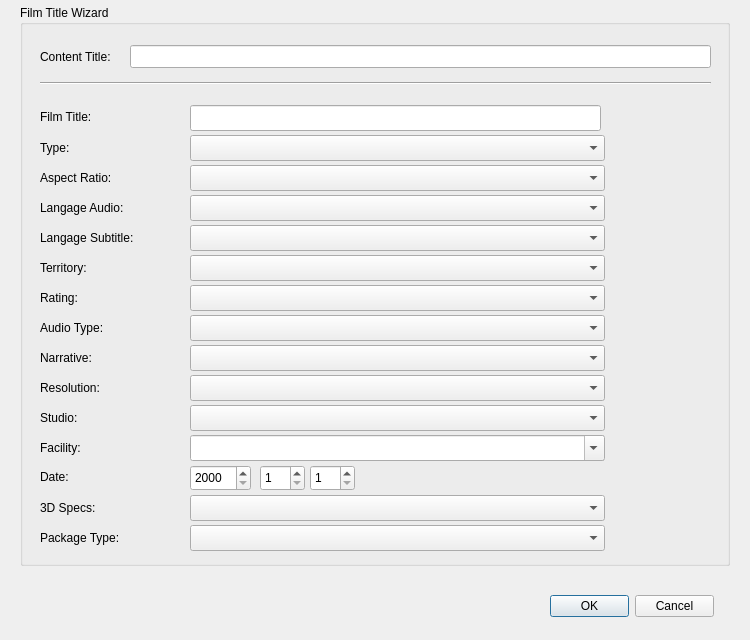
<?xml version="1.0" encoding="UTF-8"?>
<ui version="4.0">
 <class>GenerateTitle</class>
 <widget class="QDialog" name="GenerateTitle">
  <property name="geometry">
   <rect>
    <x>0</x>
    <y>0</y>
    <width>750</width>
    <height>640</height>
   </rect>
  </property>
  <property name="windowTitle">
   <string>Dialog</string>
  </property>
  <widget class="QGroupBox" name="groupBox">
   <property name="geometry">
    <rect>
     <x>20</x>
     <y>5</y>
     <width>710</width>
     <height>561</height>
    </rect>
   </property>
   <property name="title">
    <string>Film Title Wizard</string>
   </property>
   <widget class="QLabel" name="contentLabel">
    <property name="geometry">
     <rect>
      <x>20</x>
      <y>40</y>
      <width>91</width>
      <height>23</height>
     </rect>
    </property>
    <property name="text">
     <string>Content Title:</string>
    </property>
   </widget>
   <widget class="QLineEdit" name="contentEdit">
    <property name="geometry">
     <rect>
      <x>110</x>
      <y>40</y>
      <width>581</width>
      <height>23</height>
     </rect>
    </property>
    <property name="font">
     <font>
      <family>Courier</family>
     </font>
    </property>
    <property name="text">
     <string notr="true"/>
    </property>
    <property name="maxLength">
     <number>80</number>
    </property>
    <property name="readOnly">
     <bool>true</bool>
    </property>
   </widget>
   <widget class="QLabel" name="aspectLabel">
    <property name="geometry">
     <rect>
      <x>20</x>
      <y>160</y>
      <width>150</width>
      <height>26</height>
     </rect>
    </property>
    <property name="text">
     <string>Aspect Ratio:</string>
    </property>
   </widget>
   <widget class="QComboBox" name="aspectComboBox">
    <property name="geometry">
     <rect>
      <x>170</x>
      <y>160</y>
      <width>415</width>
      <height>26</height>
     </rect>
    </property>
    <property name="font">
     <font>
      <family>Courier</family>
     </font>
    </property>
    <item>
     <property name="text">
      <string/>
     </property>
    </item>
   </widget>
   <widget class="QLabel" name="filmLabel">
    <property name="geometry">
     <rect>
      <x>20</x>
      <y>100</y>
      <width>150</width>
      <height>23</height>
     </rect>
    </property>
    <property name="text">
     <string>Film Title:</string>
    </property>
   </widget>
   <widget class="QLabel" name="ratingLabel">
    <property name="geometry">
     <rect>
      <x>20</x>
      <y>280</y>
      <width>150</width>
      <height>26</height>
     </rect>
    </property>
    <property name="text">
     <string>Rating:</string>
    </property>
   </widget>
   <widget class="QComboBox" name="ratingComboBox">
    <property name="geometry">
     <rect>
      <x>170</x>
      <y>280</y>
      <width>415</width>
      <height>26</height>
     </rect>
    </property>
    <property name="font">
     <font>
      <family>Courier</family>
     </font>
    </property>
    <property name="acceptDrops">
     <bool>false</bool>
    </property>
    <property name="maxVisibleItems">
     <number>10</number>
    </property>
    <property name="sizeAdjustPolicy">
     <enum>QComboBox::AdjustToContentsOnFirstShow</enum>
    </property>
    <property name="frame">
     <bool>true</bool>
    </property>
    <item>
     <property name="text">
      <string/>
     </property>
    </item>
   </widget>
   <widget class="QLabel" name="resolutionLabel">
    <property name="geometry">
     <rect>
      <x>20</x>
      <y>370</y>
      <width>150</width>
      <height>26</height>
     </rect>
    </property>
    <property name="text">
     <string>Resolution:</string>
    </property>
   </widget>
   <widget class="QComboBox" name="resolutionComboBox">
    <property name="geometry">
     <rect>
      <x>170</x>
      <y>370</y>
      <width>415</width>
      <height>26</height>
     </rect>
    </property>
    <property name="font">
     <font>
      <family>Courier</family>
     </font>
    </property>
    <item>
     <property name="text">
      <string/>
     </property>
    </item>
   </widget>
   <widget class="QLabel" name="steroscopicLabel">
    <property name="geometry">
     <rect>
      <x>20</x>
      <y>490</y>
      <width>150</width>
      <height>26</height>
     </rect>
    </property>
    <property name="text">
     <string>3D Specs:</string>
    </property>
   </widget>
   <widget class="QComboBox" name="stereoscopicComboBox">
    <property name="geometry">
     <rect>
      <x>170</x>
      <y>490</y>
      <width>415</width>
      <height>26</height>
     </rect>
    </property>
    <property name="font">
     <font>
      <family>Courier</family>
     </font>
    </property>
    <item>
     <property name="text">
      <string/>
     </property>
    </item>
   </widget>
   <widget class="QLabel" name="typeLabel">
    <property name="geometry">
     <rect>
      <x>20</x>
      <y>130</y>
      <width>150</width>
      <height>26</height>
     </rect>
    </property>
    <property name="text">
     <string>Type:</string>
    </property>
   </widget>
   <widget class="QComboBox" name="typeComboBox">
    <property name="geometry">
     <rect>
      <x>170</x>
      <y>130</y>
      <width>415</width>
      <height>26</height>
     </rect>
    </property>
    <property name="font">
     <font>
      <family>Courier</family>
     </font>
    </property>
    <property name="frame">
     <bool>true</bool>
    </property>
    <item>
     <property name="text">
      <string/>
     </property>
    </item>
   </widget>
   <widget class="QLineEdit" name="filmEdit">
    <property name="geometry">
     <rect>
      <x>170</x>
      <y>100</y>
      <width>411</width>
      <height>26</height>
     </rect>
    </property>
    <property name="font">
     <font>
      <family>Courier</family>
     </font>
    </property>
    <property name="text">
     <string notr="true"/>
    </property>
    <property name="maxLength">
     <number>14</number>
    </property>
   </widget>
   <widget class="QLabel" name="languageAudioLabel">
    <property name="geometry">
     <rect>
      <x>20</x>
      <y>190</y>
      <width>150</width>
      <height>26</height>
     </rect>
    </property>
    <property name="text">
     <string>Langage Audio:</string>
    </property>
   </widget>
   <widget class="QComboBox" name="languageAudioComboBox">
    <property name="geometry">
     <rect>
      <x>170</x>
      <y>190</y>
      <width>415</width>
      <height>26</height>
     </rect>
    </property>
    <property name="font">
     <font>
      <family>Courier</family>
     </font>
    </property>
    <item>
     <property name="text">
      <string/>
     </property>
    </item>
   </widget>
   <widget class="QLabel" name="languageSubtitleLabel">
    <property name="geometry">
     <rect>
      <x>20</x>
      <y>220</y>
      <width>150</width>
      <height>26</height>
     </rect>
    </property>
    <property name="text">
     <string>Langage Subtitle:</string>
    </property>
   </widget>
   <widget class="QComboBox" name="languageSubtitleComboBox">
    <property name="geometry">
     <rect>
      <x>170</x>
      <y>220</y>
      <width>415</width>
      <height>26</height>
     </rect>
    </property>
    <property name="font">
     <font>
      <family>Courier</family>
     </font>
    </property>
    <item>
     <property name="text">
      <string/>
     </property>
    </item>
    <item>
     <property name="text">
      <string notr="true">XX    No Subtitle</string>
     </property>
    </item>
   </widget>
   <widget class="QComboBox" name="territoryComboBox">
    <property name="geometry">
     <rect>
      <x>170</x>
      <y>250</y>
      <width>415</width>
      <height>26</height>
     </rect>
    </property>
    <property name="font">
     <font>
      <family>Courier</family>
     </font>
    </property>
    <item>
     <property name="text">
      <string/>
     </property>
    </item>
   </widget>
   <widget class="QLabel" name="territoryLabel">
    <property name="geometry">
     <rect>
      <x>20</x>
      <y>250</y>
      <width>150</width>
      <height>26</height>
     </rect>
    </property>
    <property name="text">
     <string>Territory:</string>
    </property>
   </widget>
   <widget class="QComboBox" name="audioComboBox">
    <property name="geometry">
     <rect>
      <x>170</x>
      <y>310</y>
      <width>415</width>
      <height>26</height>
     </rect>
    </property>
    <property name="font">
     <font>
      <family>Courier</family>
     </font>
    </property>
    <item>
     <property name="text">
      <string/>
     </property>
    </item>
   </widget>
   <widget class="QLabel" name="audioLabel">
    <property name="geometry">
     <rect>
      <x>20</x>
      <y>310</y>
      <width>150</width>
      <height>26</height>
     </rect>
    </property>
    <property name="text">
     <string>Audio Type:</string>
    </property>
   </widget>
   <widget class="QLabel" name="narrativeLabel">
    <property name="geometry">
     <rect>
      <x>20</x>
      <y>340</y>
      <width>150</width>
      <height>26</height>
     </rect>
    </property>
    <property name="text">
     <string>Narrative:</string>
    </property>
   </widget>
   <widget class="QComboBox" name="narrativeComboBox">
    <property name="geometry">
     <rect>
      <x>170</x>
      <y>340</y>
      <width>415</width>
      <height>26</height>
     </rect>
    </property>
    <property name="font">
     <font>
      <family>Courier</family>
     </font>
    </property>
    <property name="maxVisibleItems">
     <number>10</number>
    </property>
    <property name="frame">
     <bool>true</bool>
    </property>
    <item>
     <property name="text">
      <string/>
     </property>
    </item>
   </widget>
   <widget class="QLabel" name="studioLabel">
    <property name="geometry">
     <rect>
      <x>20</x>
      <y>400</y>
      <width>150</width>
      <height>26</height>
     </rect>
    </property>
    <property name="text">
     <string>Studio:</string>
    </property>
   </widget>
   <widget class="QComboBox" name="studioComboBox">
    <property name="geometry">
     <rect>
      <x>170</x>
      <y>400</y>
      <width>415</width>
      <height>26</height>
     </rect>
    </property>
    <property name="font">
     <font>
      <family>Courier</family>
     </font>
    </property>
    <property name="editable">
     <bool>false</bool>
    </property>
    <item>
     <property name="text">
      <string/>
     </property>
    </item>
   </widget>
   <widget class="QLabel" name="dateLabel">
    <property name="geometry">
     <rect>
      <x>20</x>
      <y>460</y>
      <width>150</width>
      <height>23</height>
     </rect>
    </property>
    <property name="text">
     <string>Date:</string>
    </property>
   </widget>
   <widget class="QLabel" name="packageLabel">
    <property name="geometry">
     <rect>
      <x>20</x>
      <y>520</y>
      <width>150</width>
      <height>26</height>
     </rect>
    </property>
    <property name="text">
     <string>Package Type:</string>
    </property>
   </widget>
   <widget class="QComboBox" name="packageComboBox">
    <property name="geometry">
     <rect>
      <x>170</x>
      <y>520</y>
      <width>415</width>
      <height>26</height>
     </rect>
    </property>
    <property name="font">
     <font>
      <family>Courier</family>
     </font>
    </property>
    <item>
     <property name="text">
      <string/>
     </property>
    </item>
   </widget>
   <widget class="QSpinBox" name="dateYearSB">
    <property name="geometry">
     <rect>
      <x>170</x>
      <y>460</y>
      <width>61</width>
      <height>26</height>
     </rect>
    </property>
    <property name="suffix">
     <string notr="true"/>
    </property>
    <property name="prefix">
     <string notr="true"/>
    </property>
    <property name="minimum">
     <number>2000</number>
    </property>
    <property name="maximum">
     <number>2999</number>
    </property>
   </widget>
   <widget class="QSpinBox" name="dateMonthSB">
    <property name="geometry">
     <rect>
      <x>240</x>
      <y>460</y>
      <width>45</width>
      <height>26</height>
     </rect>
    </property>
    <property name="suffix">
     <string notr="true"/>
    </property>
    <property name="prefix">
     <string notr="true"/>
    </property>
    <property name="minimum">
     <number>1</number>
    </property>
    <property name="maximum">
     <number>12</number>
    </property>
   </widget>
   <widget class="QSpinBox" name="dateDaySB">
    <property name="geometry">
     <rect>
      <x>290</x>
      <y>460</y>
      <width>45</width>
      <height>26</height>
     </rect>
    </property>
    <property name="suffix">
     <string notr="true"/>
    </property>
    <property name="prefix">
     <string notr="true"/>
    </property>
    <property name="minimum">
     <number>1</number>
    </property>
    <property name="maximum">
     <number>31</number>
    </property>
   </widget>
   <widget class="Line" name="line">
    <property name="geometry">
     <rect>
      <x>20</x>
      <y>70</y>
      <width>671</width>
      <height>16</height>
     </rect>
    </property>
    <property name="orientation">
     <enum>Qt::Horizontal</enum>
    </property>
   </widget>
   <widget class="QComboBox" name="facilityComboBox">
    <property name="geometry">
     <rect>
      <x>170</x>
      <y>430</y>
      <width>415</width>
      <height>26</height>
     </rect>
    </property>
    <property name="font">
     <font>
      <family>Courier</family>
     </font>
    </property>
    <property name="editable">
     <bool>true</bool>
    </property>
    <item>
     <property name="text">
      <string/>
     </property>
    </item>
   </widget>
   <widget class="QLabel" name="studioLabel_2">
    <property name="geometry">
     <rect>
      <x>20</x>
      <y>430</y>
      <width>150</width>
      <height>26</height>
     </rect>
    </property>
    <property name="text">
     <string>Facility:</string>
    </property>
   </widget>
  </widget>
  <widget class="QDialogButtonBox" name="buttonBox">
   <property name="geometry">
    <rect>
     <x>550</x>
     <y>590</y>
     <width>164</width>
     <height>32</height>
    </rect>
   </property>
   <property name="standardButtons">
    <set>QDialogButtonBox::Cancel|QDialogButtonBox::Ok</set>
   </property>
   <property name="centerButtons">
    <bool>false</bool>
   </property>
  </widget>
 </widget>
 <tabstops>
  <tabstop>contentEdit</tabstop>
  <tabstop>filmEdit</tabstop>
  <tabstop>typeComboBox</tabstop>
  <tabstop>aspectComboBox</tabstop>
  <tabstop>languageAudioComboBox</tabstop>
  <tabstop>languageSubtitleComboBox</tabstop>
  <tabstop>territoryComboBox</tabstop>
  <tabstop>ratingComboBox</tabstop>
  <tabstop>audioComboBox</tabstop>
  <tabstop>narrativeComboBox</tabstop>
  <tabstop>resolutionComboBox</tabstop>
  <tabstop>studioComboBox</tabstop>
  <tabstop>facilityComboBox</tabstop>
  <tabstop>dateYearSB</tabstop>
  <tabstop>dateMonthSB</tabstop>
  <tabstop>dateDaySB</tabstop>
  <tabstop>stereoscopicComboBox</tabstop>
  <tabstop>packageComboBox</tabstop>
  <tabstop>buttonBox</tabstop>
 </tabstops>
 <resources/>
 <connections>
  <connection>
   <sender>buttonBox</sender>
   <signal>accepted()</signal>
   <receiver>GenerateTitle</receiver>
   <slot>accept()</slot>
   <hints>
    <hint type="sourcelabel">
     <x>631</x>
     <y>605</y>
    </hint>
    <hint type="destinationlabel">
     <x>374</x>
     <y>319</y>
    </hint>
   </hints>
  </connection>
  <connection>
   <sender>buttonBox</sender>
   <signal>rejected()</signal>
   <receiver>GenerateTitle</receiver>
   <slot>reject()</slot>
   <hints>
    <hint type="sourcelabel">
     <x>631</x>
     <y>605</y>
    </hint>
    <hint type="destinationlabel">
     <x>374</x>
     <y>319</y>
    </hint>
   </hints>
  </connection>
 </connections>
</ui>
